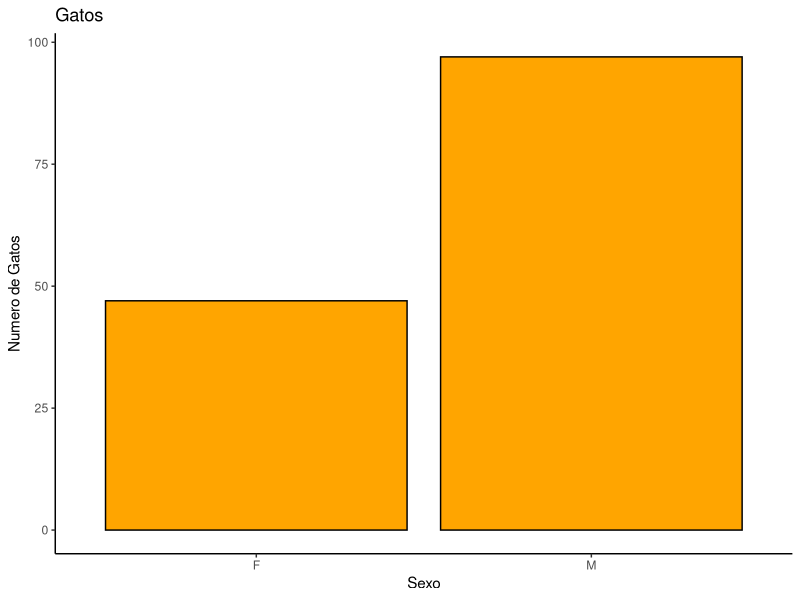

Reproduce this figure in R.
dir.create("mis_imagenes")

library(MASS)
library(ggplot2)

data(MASS::cats)

pdf("mis_imagenes/cats_plot2.pdf")

ggplot(cats, aes(x = Sex))+ geom_bar(fill = "orange", color = "black")+
  theme_classic()+ xlab("Sexo")+ ylab("Numero de Gatos")+ ggtitle("Gatos")

dev.off()
